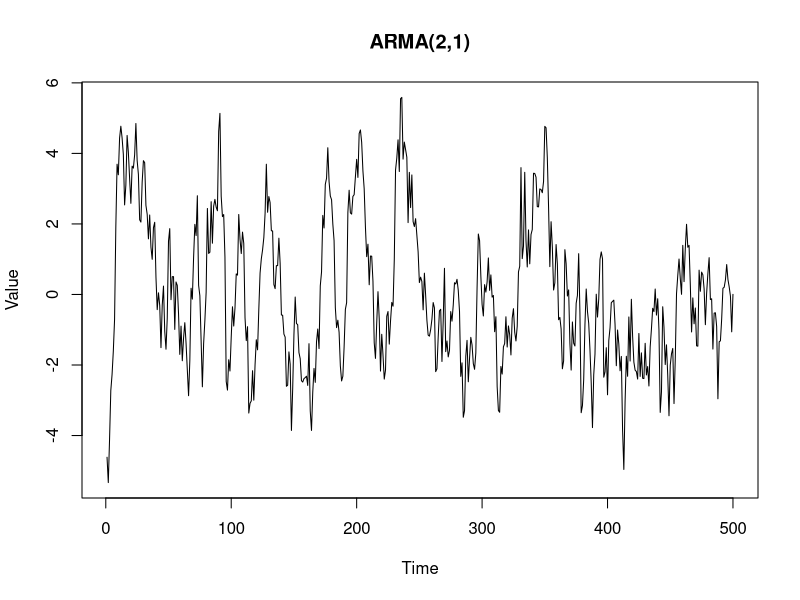
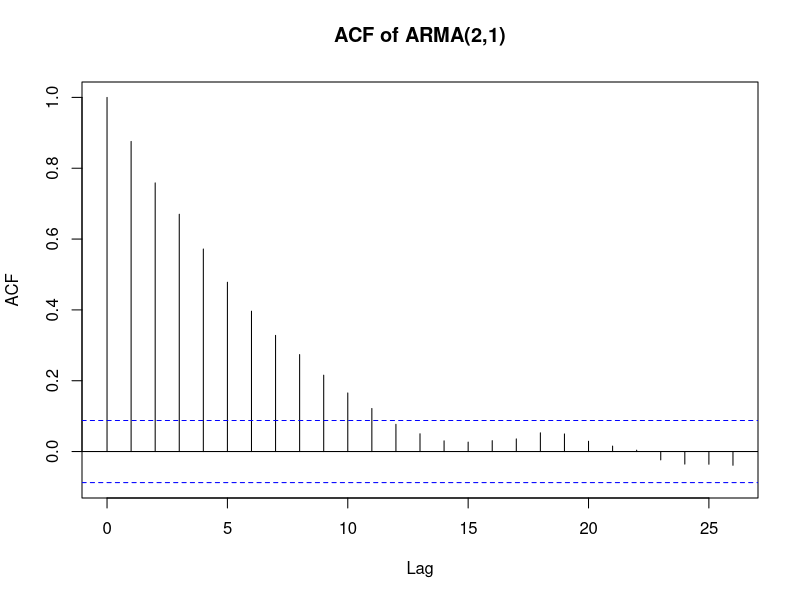
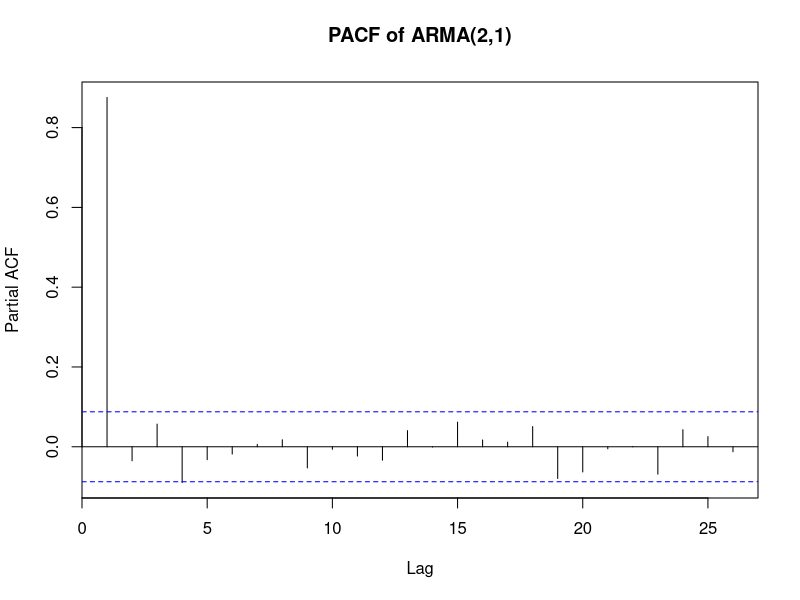
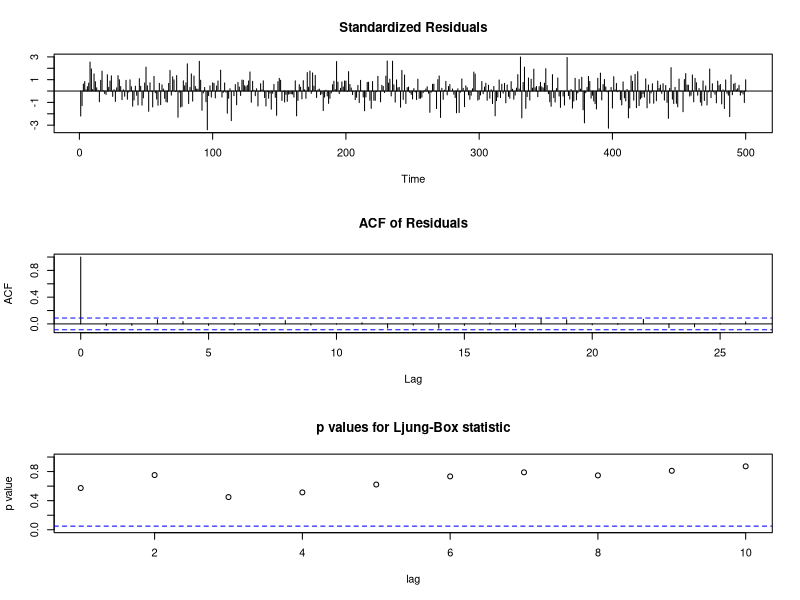
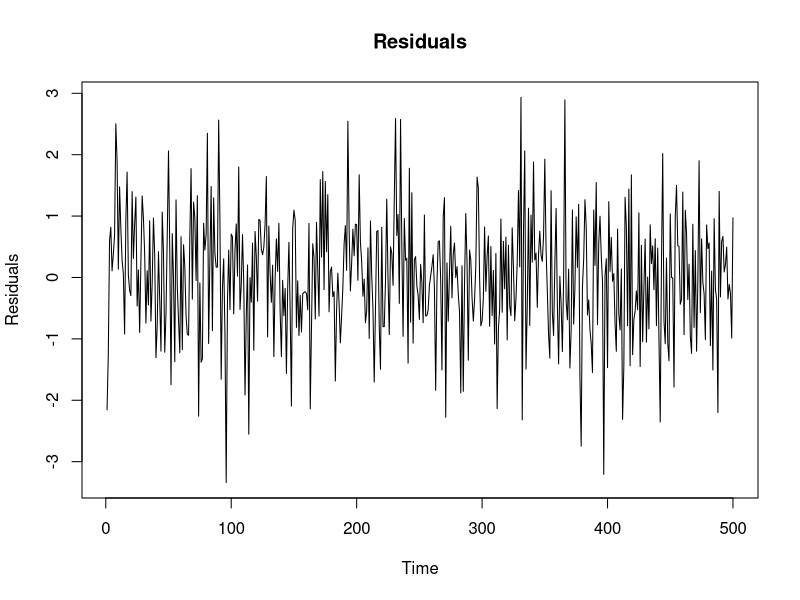
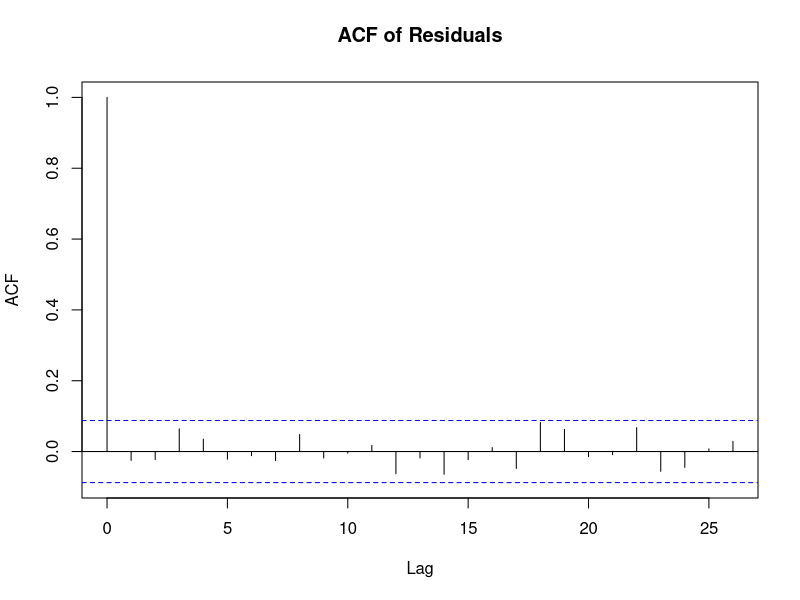
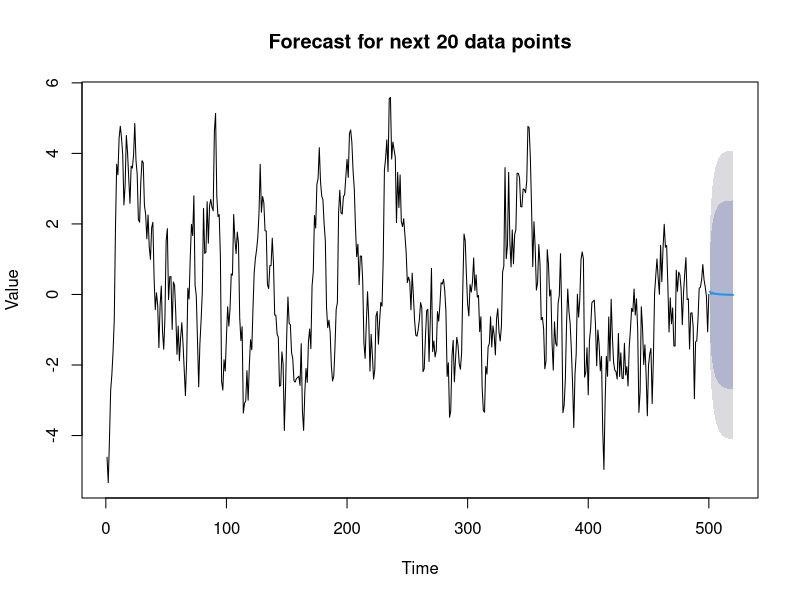
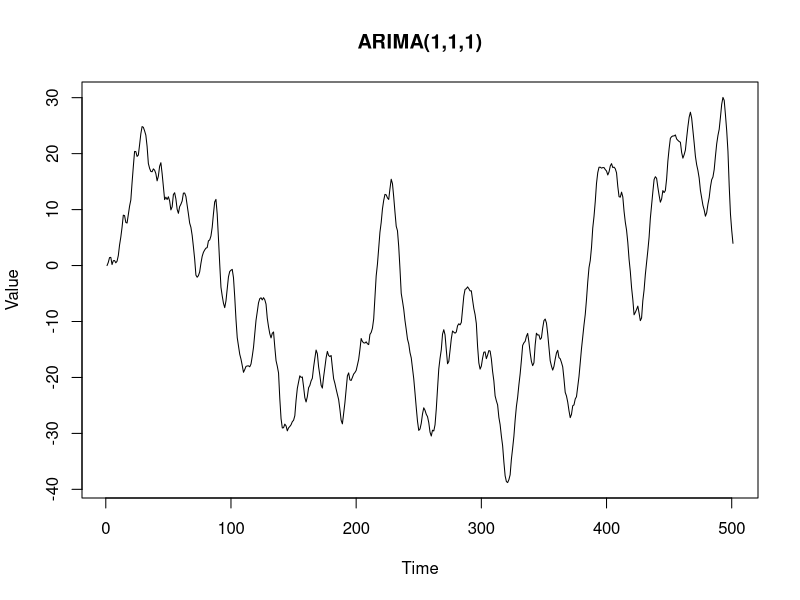

Source code (R) for these figures, in order:
## ---- chunk 1
knitr::opts_chunk$set(echo = TRUE)
## ---- chunk 2
# Load the necessary libraries
library(forecast)
library(tseries)

# Set seed for reproducibility
set.seed(111)

# Simulate data
x <- arima.sim(model = list(ar = c(0.5, 0.3), ma = 0.4), n = 500)

# View a portion of data
head(x)

# Convert to time series object
x_ts <- ts(x)
## ---- chunk 3
# Plot the data
plot(x_ts,main="ARMA(2,1)",ylab="Value", xlab="Time")

# To determine stationaryity or not
adf.test(x_ts)
## ---- chunk 4
# Plot the ACF
acf(x_ts,main="ACF of ARMA(2,1)")

# Plot the PACF
pacf(x_ts,main="PACF of ARMA(2,1)")
## ---- chunk 5
# Fit ARMA(2,1) model
x_fit <- arima(x_ts, order = c(2, 0, 1))

# Summarize the model
summary(x_fit)


## ---- chunk 6
# Diagnostic checks
tsdiag(x_fit)

# Residual analysis
residuals <- residuals(x_fit)

# Plot residuals
plot(residuals, main="Residuals", ylab="Residuals", xlab="Time")

# ACF of residuals
acf(residuals, main="ACF of Residuals")

# Perform Ljung-Box test for autocorrelation
Box.test(residuals, type = "Ljung-Box")
## ---- chunk 7
# Forecast 
x_forecast <- forecast(x_fit, h = 20)
x_forecast

# Plot the forecasted values
plot(x_forecast, main = "Forecast for next 20 data points", xlab = "Time", ylab = "Value")

## ---- chunk 8
# Load necessary libraries
library(forecast)
library(tseries)

# Set seed for reproducibility
set.seed(324)

# Simulate the time series data
series <- arima.sim(list(order = c(1, 1, 1), ar = 0.65, ma = 0.4), n = 500)

# Covery data to time series
series_ts <-ts(series)

# View a portion of the data 
head(series_ts)

## ---- chunk 9
# Plot the simulated time series data
plot.ts(series_ts, main="ARIMA(1,1,1)", ylab="Value", xlab="Time")

# To determine stationaryity or not
adf.test(series_ts)
## ---- chunk 10
# Differencing the simulated time series data
diff_series <- diff(series_ts)

# Plot acf
acf(diff_series,main="ACF of ARIMA(1,1,1)")

# Plot PACF
pacf(diff_series,main="PACF of ARIMA(1,1,1)")

# To determine stationaryity or not
adf.test(diff_series)
## ---- chunk 11
# Fit ARIMA(1,1,1) model
series_fit<- auto.arima(series_ts)

# Summarize the model
summary(series_fit)


## ---- chunk 12
# Diagnostic plots
tsdiag(series_fit)

# Perform residual analysis
residuals <- residuals(series_fit)
hist(residuals, main = "Histogram of Residuals", xlab = "Residuals")

# Perform Ljung-Box test for autocorrelation
Box.test(residuals, type = "Ljung-Box")

## ---- chunk 13
# Forecast the next 20 data points
series_forecast<- forecast(series_fit, h = 20)

# Plot the forecasted values
plot(series_forecast, main = "Forecast for the Next 20 Data Points")


